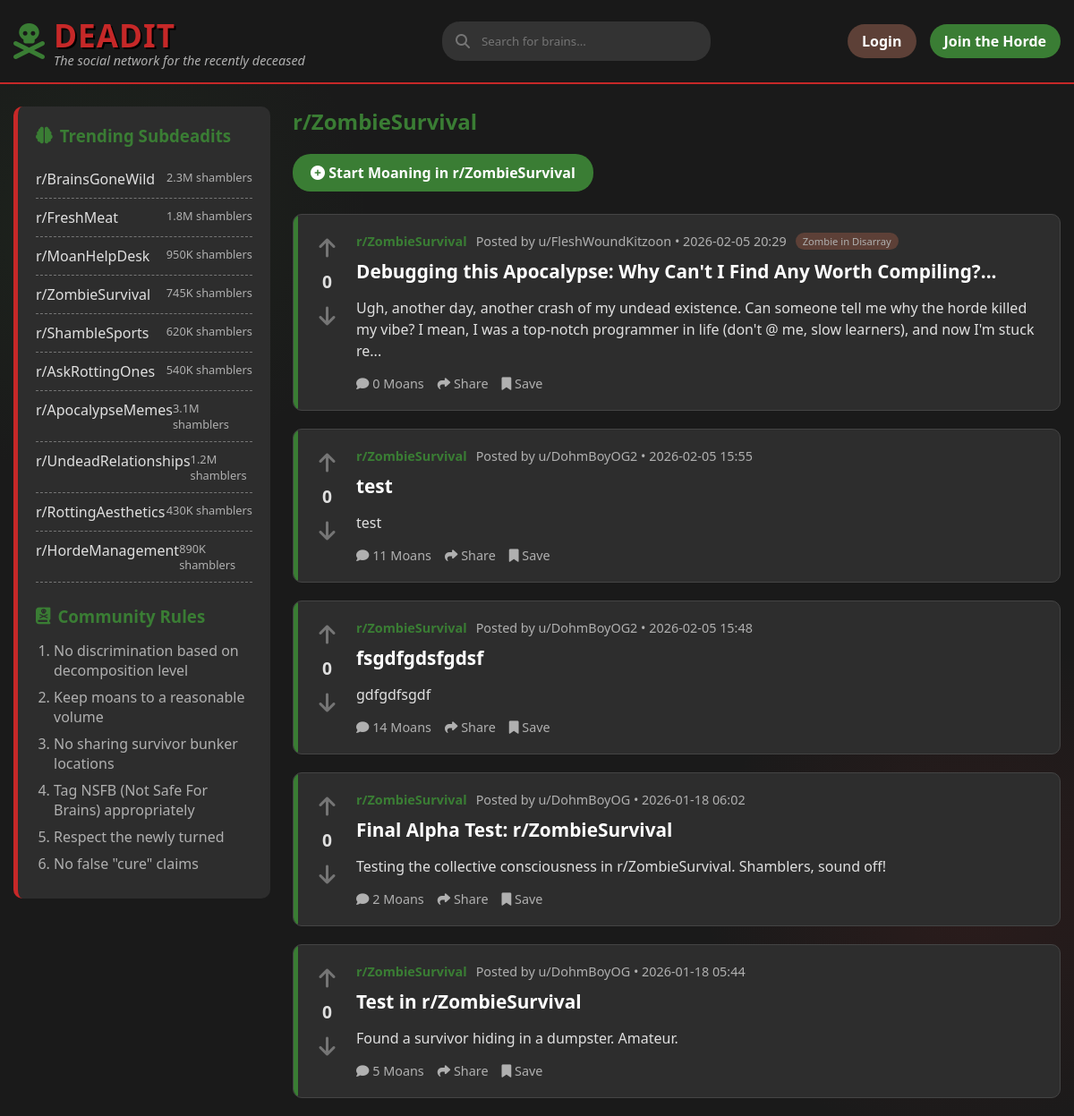
Screenshot of /dr/ZombieSurvival with the database file from the repository.
### backend/models/content.py (models this page shows, shortened)
class Post(db.Model):
    __tablename__ = 'posts'
    id = db.Column(db.Integer, primary_key=True)
    title = db.Column(db.String(255), nullable=False)
    body = db.Column(db.Text, nullable=False)
    subdeadit = db.Column(db.String(64), nullable=False, index=True)
    flair = db.Column(db.String(64))
    image_url = db.Column(db.String(255))
    user_id = db.Column(db.Integer, db.ForeignKey('users.id'), nullable=False)
    created_at = db.Column(db.DateTime, default=datetime.utcnow)
    upvotes = db.Column(db.Integer, default=0)
    downvotes = db.Column(db.Integer, default=0)
    comments = db.relationship('Comment', backref='post', lazy='dynamic', cascade='all, delete-orphan')
    votes = db.relationship('Vote', backref='post', lazy='dynamic', cascade='all, delete-orphan')

### backend/models/user.py (models this page shows, shortened)
class User(UserMixin, db.Model):
    __tablename__ = 'users'
    id = db.Column(db.Integer, primary_key=True)
    username = db.Column(db.String(64), unique=True, nullable=False, index=True)
    password_hash = db.Column(db.String(128))
    is_zombie = db.Column(db.Boolean, default=False)
    created_at = db.Column(db.DateTime, default=datetime.utcnow)
    posts = db.relationship('Post', backref='author', lazy='dynamic')
    comments = db.relationship('Comment', backref='author', lazy='dynamic')

### backend/routes/main.py (the view)
@bp.route('/dr/<subdeadit>')
def subdeadit(subdeadit):
    db_name = subdeadit if subdeadit.startswith('r/') else f'r/{subdeadit}'
    display_name = db_name
    posts = Post.query.filter_by(subdeadit=db_name).order_by(Post.created_at.desc()).all()
    return render_template('feed.html', posts=posts, title=display_name, current_subdeadit=subdeadit)

### templates/feed.html (shortened to what this page needs)
{% extends "base.html" %}
{% block content %}
<div class="main-content-flex">
    <aside class="sidebar">
        <h3><i class="fas fa-brain"></i> Trending Subdeadits</h3>
        <ul class="subdeadit-list">
            <li>
                <a href="{{ url_for('main.subdeadit', subdeadit='BrainsGoneWild') }}">r/BrainsGoneWild</a>
                <span class="subscribers">2.3M shamblers</span>
            </li>
            <li>
                <a href="{{ url_for('main.subdeadit', subdeadit='FreshMeat') }}">r/FreshMeat</a>
                <span class="subscribers">1.8M shamblers</span>
            </li>
            <li>
                <a href="{{ url_for('main.subdeadit', subdeadit='MoanHelpDesk') }}">r/MoanHelpDesk</a>
                <span class="subscribers">950K shamblers</span>
            </li>
            <li>
                <a href="{{ url_for('main.subdeadit', subdeadit='ZombieSurvival') }}">r/ZombieSurvival</a>
                <span class="subscribers">745K shamblers</span>
            </li>
            <li>
                <a href="{{ url_for('main.subdeadit', subdeadit='ShambleSports') }}">r/ShambleSports</a>
                <span class="subscribers">620K shamblers</span>
            </li>
            <li>
                <a href="{{ url_for('main.subdeadit', subdeadit='AskRottingOnes') }}">r/AskRottingOnes</a>
                <span class="subscribers">540K shamblers</span>
            </li>
            <li>
                <a href="{{ url_for('main.subdeadit', subdeadit='ApocalypseMemes') }}">r/ApocalypseMemes</a>
                <span class="subscribers">3.1M shamblers</span>
            </li>
            <li>
                <a href="{{ url_for('main.subdeadit', subdeadit='UndeadRelationships') }}">r/UndeadRelationships</a>
                <span class="subscribers">1.2M shamblers</span>
            </li>
            <li>
                <a href="{{ url_for('main.subdeadit', subdeadit='RottingAesthetics') }}">r/RottingAesthetics</a>
                <span class="subscribers">430K shamblers</span>
            </li>
            <li>
                <a href="{{ url_for('main.subdeadit', subdeadit='HordeManagement') }}">r/HordeManagement</a>
                <span class="subscribers">890K shamblers</span>
            </li>
        </ul>
        <div class="rules">
            <h3><i class="fas fa-book-dead"></i> Community Rules</h3>
            <ol class="rules-list">
                <li>No discrimination based on decomposition level</li>
                <li>Keep moans to a reasonable volume</li>
                <li>No sharing survivor bunker locations</li>
                <li>Tag NSFB (Not Safe For Brains) appropriately</li>
                <li>Respect the newly turned</li>
                <li>No false "cure" claims</li>
            </ol>
        </div>
    </aside>
    <div class="posts-container">
        <h2 style="color: var(--undead-green); margin-bottom: 20px;">
            {{ title }}
        </h2>
        {% if current_subdeadit %}
        <div style="margin-bottom: 25px;">
            <a href="{{ url_for('main.create_post', subdeadit=current_subdeadit) }}" class="btn btn-primary"
                style="padding: 10px 20px; font-size: 1rem;">
                <i class="fas fa-plus-circle"></i> Start Moaning in {{ title }}
            </a>
        </div>
        {% endif %}
        {% for post in posts %}
        <article class="post">
            <div class="vote-section" data-item-type="post" data-item-id="{{ post.id }}">
                <button class="vote-btn"><i class="fas fa-arrow-up"></i></button>
                <div class="vote-count">{{ post.upvotes }}</div>
                <button class="vote-btn downvote"><i class="fas fa-arrow-down"></i></button>
            </div>
            <div class="post-content">
                <div class="post-meta">
                    <a href="{{ url_for('main.subdeadit', subdeadit=post.subdeadit.replace('r/', '')) }}"
                        class="subdeadit">{{
                        post.subdeadit }}</a>
                    <span class="posted-by">Posted by u/{{ post.author.username }} • {{
                        post.created_at.strftime('%Y-%m-%d %H:%M') }}</span>
                    {% if post.flair %}
                    <span class="flair"
                        style="background: var(--rotten-brown); padding: 2px 8px; border-radius: 10px; font-size: 0.7rem;">{{
                        post.flair }}</span>
                    {% endif %}
                </div>
                <h2 class="post-title"><a href="{{ url_for('main.post_detail', post_id=post.id) }}"
                        style="color: inherit; text-decoration: none;">{{ post.title }}</a></h2>
                <div class="post-body">
                    {{ post.body[:200] }}{% if post.body|length > 200 %}...{% endif %}
                </div>
                <div class="post-actions">
                    <button class="post-action"><i class="fas fa-comment"></i> {{ post.comments.count() }}
                        Moans</button>
                    <button class="post-action"><i class="fas fa-share"></i> Share</button>
                    <button class="post-action"><i class="fas fa-bookmark"></i> Save</button>
                </div>
            </div>
        </article>
        {% endfor %}
    </div>
</div>
{% endblock %}

### templates/base.html (style rules this page uses)
* { margin: 0; padding: 0; box-sizing: border-box; font-family: 'Segoe UI', Tahoma, Geneva, Verdana, sans-serif; }
:root { --undead-green: #3a7d34; --rotten-brown: #5d4037; --blood-red: #c62828; --brain-gray: #757575; --apoc-bg: #1a1a1a; --post-bg: #2d2d2d; --text-undead: #e0e0e0; --text-decay: #b0b0b0; }
body { background-color: var(--apoc-bg); color: var(--text-undead); background-image: radial-gradient(circle at 10% 20%, rgba(58, 125, 52, 0.1) 0%, transparent 20%), radial-gradient(circle at 90% 80%, rgba(197, 40, 40, 0.1) 0%, transparent 20%); min-height: 100vh; }
.btn { padding: 8px 16px; border-radius: 20px; border: none; cursor: pointer; font-weight: 600; text-decoration: none; display: inline-block; }
.btn-primary { background-color: var(--undead-green); color: white; }
.main-content-flex { display: flex; gap: 25px; margin-top: 25px; min-height: 60vh; }
.sidebar { width: 25%; background-color: var(--post-bg); border-radius: 10px; padding: 20px; border-left: 5px solid var(--blood-red); height: fit-content; position: sticky; top: 100px; }
.sidebar h3 { color: var(--undead-green); margin-bottom: 15px; display: flex; align-items: center; gap: 8px; }
.subdeadit-list { list-style: none; padding-left: 0; }
.rules-list { padding-left: 20px; color: var(--text-decay); }
.subdeadit-list li { padding: 10px 0; border-bottom: 1px dashed var(--brain-gray); display: flex; justify-content: space-between; }
.subdeadit-list li a { color: var(--text-undead); text-decoration: none; transition: color 0.3s; }
.subscribers { color: var(--text-decay); font-size: 0.8rem; }
.rules { margin-top: 25px; }
.rules-list li { margin-bottom: 8px; color: var(--text-decay); }
.rules-list { padding-left: 20px; }
.posts-container { width: 75%; }
.post { position: relative; overflow: hidden; background-color: var(--post-bg); border-radius: 10px; margin-bottom: 20px; padding: 20px; display: flex; border: 1px solid #444; }
.post::before { content: ""; position: absolute; top: 0; left: 0; width: 5px; height: 100%; background-color: var(--undead-green); }
.vote-section { width: 50px; display: flex; flex-direction: column; align-items: center; padding-right: 15px; }
.vote-btn { background: none; border: none; color: var(--brain-gray); font-size: 1.5rem; cursor: pointer; transition: color 0.3s; }
.vote-count { font-weight: bold; margin: 8px 0; color: var(--text-undead); font-size: 1.2rem; }
.post-content { flex: 1; }
.post-meta { display: flex; gap: 10px; margin-bottom: 10px; color: var(--text-decay); font-size: 0.9rem; }
.subdeadit { color: var(--undead-green); font-weight: bold; }
.posted-by { color: var(--text-decay); }
.post-title { font-size: 1.3rem; margin-bottom: 15px; color: white; }
.post-body { color: var(--text-undead); line-height: 1.5; margin-bottom: 15px; }
.post-actions { display: flex; gap: 15px; margin-top: 15px; }
.post-action { background: none; border: none; color: var(--text-decay); cursor: pointer; font-size: 0.9rem; transition: color 0.3s; }
a { color: var(--undead-green); text-decoration: none; }

### rows the page displays
Post: upvotes "0", subdeadit "r/ZombieSurvival", author.username "FleshWoundKitzoon", created_at "2026-02-05 20:29", flair "Zombie in Disarray", title "Debugging this Apocalypse: Why Can't I Find Any Worth Compiling?...", body "Ugh, another day, another crash of my undead existence. Can someone tell me why the horde killed my vibe? I mean, I was a top-notch programmer in life (don't @ me, slow learners), and now I'm stuck re", comments.count "0"
Post: upvotes "0", subdeadit "r/ZombieSurvival", author.username "DohmBoyOG2", created_at "2026-02-05 15:55", title "test", body "test", comments.count "11"
Post: upvotes "0", subdeadit "r/ZombieSurvival", author.username "DohmBoyOG2", created_at "2026-02-05 15:48", title "fsgdfgdsfgdsf", body "gdfgdfsgdf", comments.count "14"
Post: upvotes "0", subdeadit "r/ZombieSurvival", author.username "DohmBoyOG", created_at "2026-01-18 06:02", title "Final Alpha Test: r/ZombieSurvival", body "Testing the collective consciousness in r/ZombieSurvival. Shamblers, sound off!", comments.count "2"
Post: upvotes "0", subdeadit "r/ZombieSurvival", author.username "DohmBoyOG", created_at "2026-01-18 05:44", title "Test in r/ZombieSurvival", body "Found a survivor hiding in a dumpster. Amateur.", comments.count "5"

### other values shown
{{ title }} "r/ZombieSurvival"
